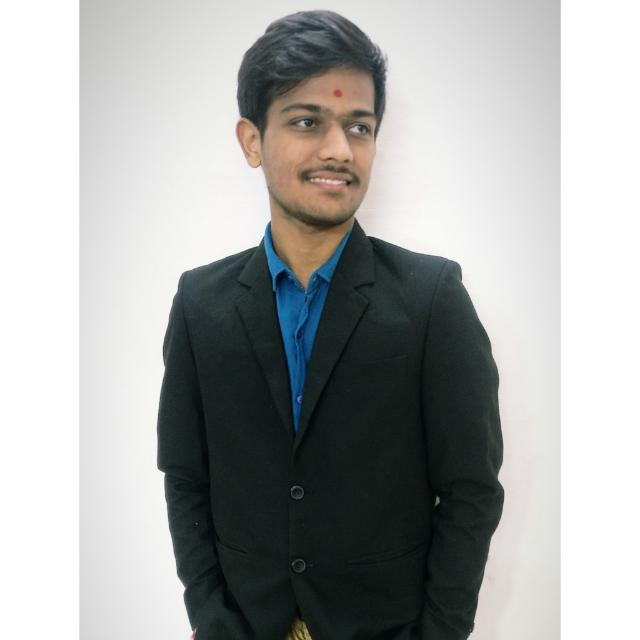
#> input picture resources/1.jpg, 640 x 640 px
$ python 02-otsu.py
#> lines starting #> are read from the running program, lines starting #| are printed output that depends on the picture; after the words box and inside, x2 and y2 are one past the last pixel; in counts of white or black regions, pixels touching at a corner belong together
import numpy as np
import cv2
from matplotlib import pyplot as plt

img = cv2.imread("../resources/1.jpg", 0)
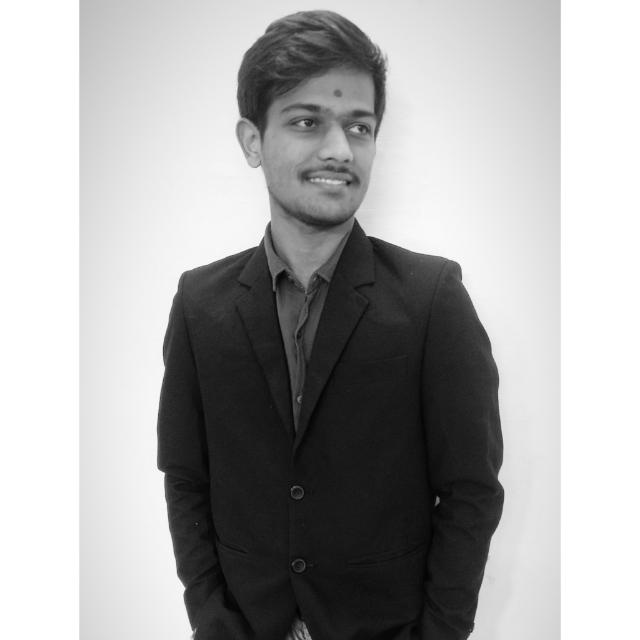
#> img: shape (640, 640); min 0, max 255, mean 168.6

ret, thresh1 = cv2.threshold(img, 0, 200, cv2.THRESH_BINARY + cv2.THRESH_OTSU)
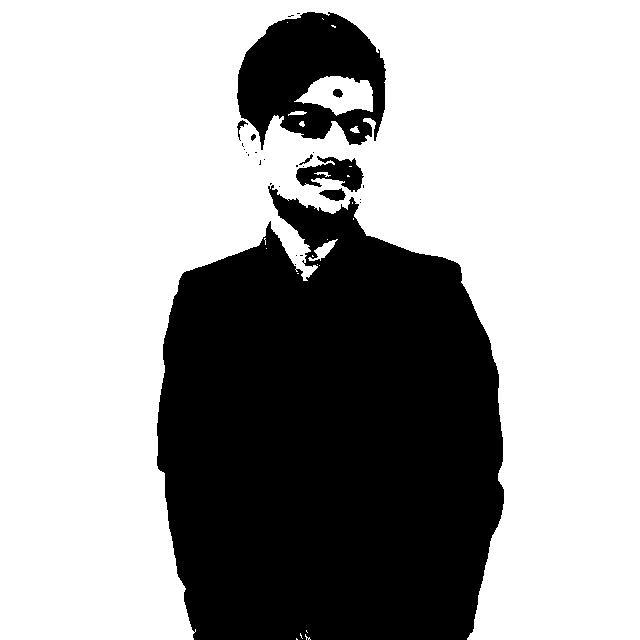
#> thresh1: shape (640, 640); values 0 (black) and 200 (white), 65.7% white; 28 black regions (20 under 20 px), largest, box (x1, y1, x2, y2) and area: (157, 185, 504, 640) 125771, (237, 12, 386, 150) 12885, (296, 156, 364, 192) 1300
#> ret = 137

ret, thresh2 = cv2.threshold(img, 0, 200, cv2.THRESH_BINARY_INV + cv2.THRESH_OTSU)

ret, thresh3 = cv2.threshold(img, 0, 255, cv2.THRESH_TRUNC + cv2.THRESH_OTSU)
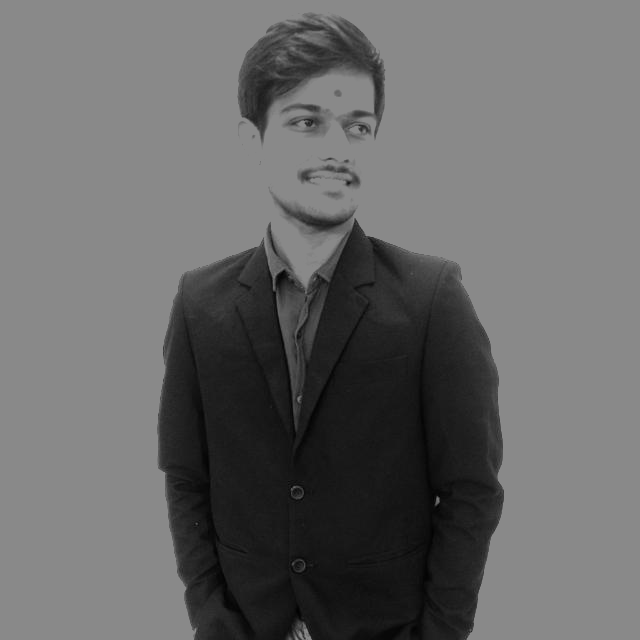
#> thresh3: shape (640, 640); min 0, max 137, mean 103.9

ret, thresh4 = cv2.threshold(img, 0, 255, cv2.THRESH_TOZERO + cv2.THRESH_OTSU)
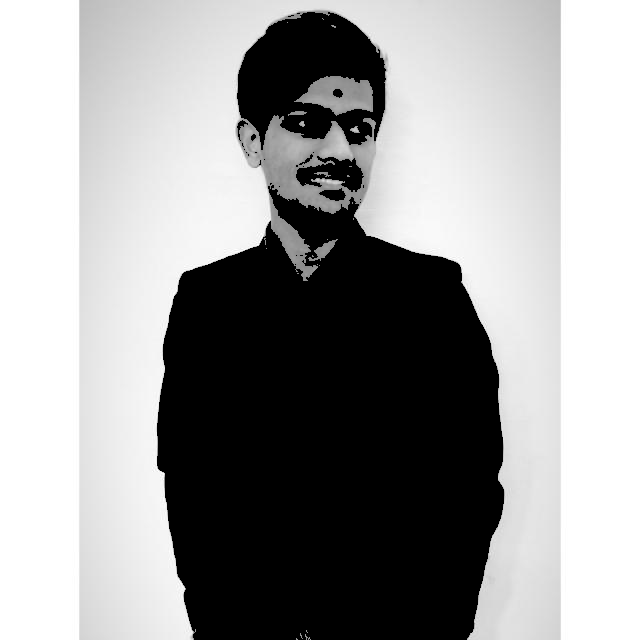
#> thresh4: shape (640, 640); min 0, max 255, mean 154.7

ret, thresh5 = cv2.threshold(img, 0, 255, cv2.THRESH_TOZERO_INV + cv2.THRESH_OTSU)
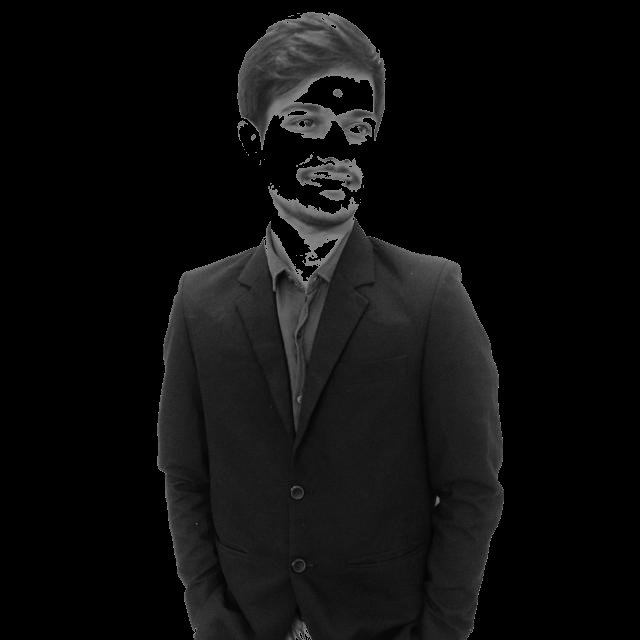
#> thresh5: shape (640, 640); min 0, max 137, mean 13.9

titles = ['Img', 'Binary', 'Binary Inv', 'Trunc', 'To Zero', 'To Zero Inv']
images = [img, thresh1, thresh2, thresh3, thresh4, thresh5]

for i in range(6):
    plt.subplot(2, 3, i + 1), plt.imshow(images[i], 'gray')
    plt.title(titles[i])
    plt.xticks([]), plt.yticks([])


###########################################################
# plt.show() shows following error.

# UserWarning: Matplotlib is currently using agg,
# which is a non-GUI backend, so cannot show the figure

# To Remove this error,
#  ======= sudo apt-get install python3-tk =======

plt.show()
############################################################

$ run again, with resources/2.jpg copied over resources/1.jpg
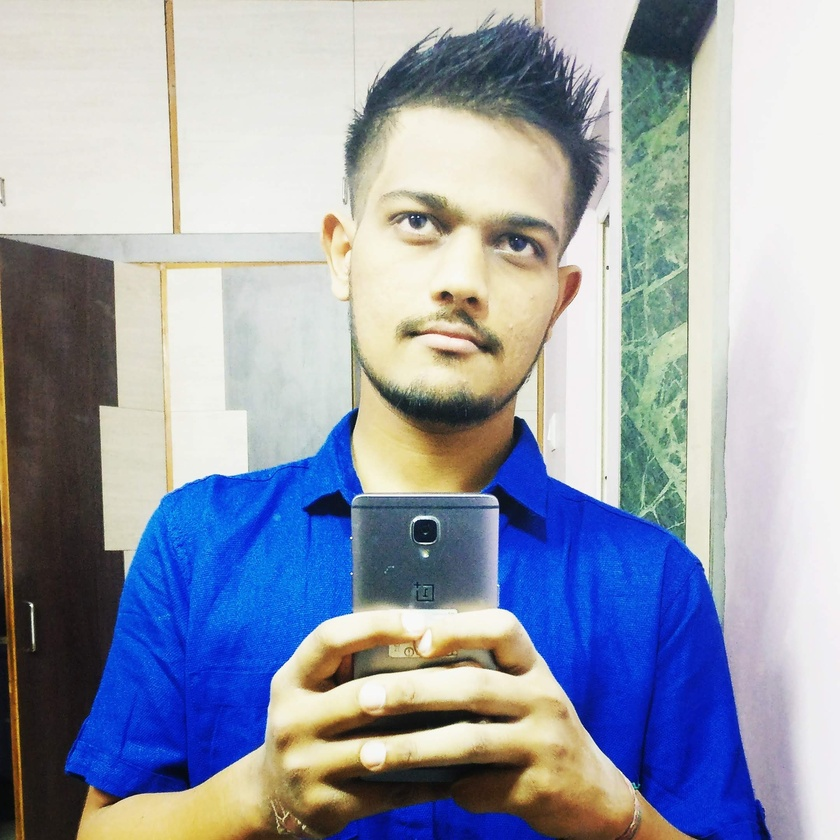
#> input picture resources/2.jpg, 840 x 840 px, shrunk from 2160 x 2160 before the run
#> `ret, thresh1 = cv2.threshold(img, 0, 200, cv2.THRESH_BINARY + cv2.THRE..`:
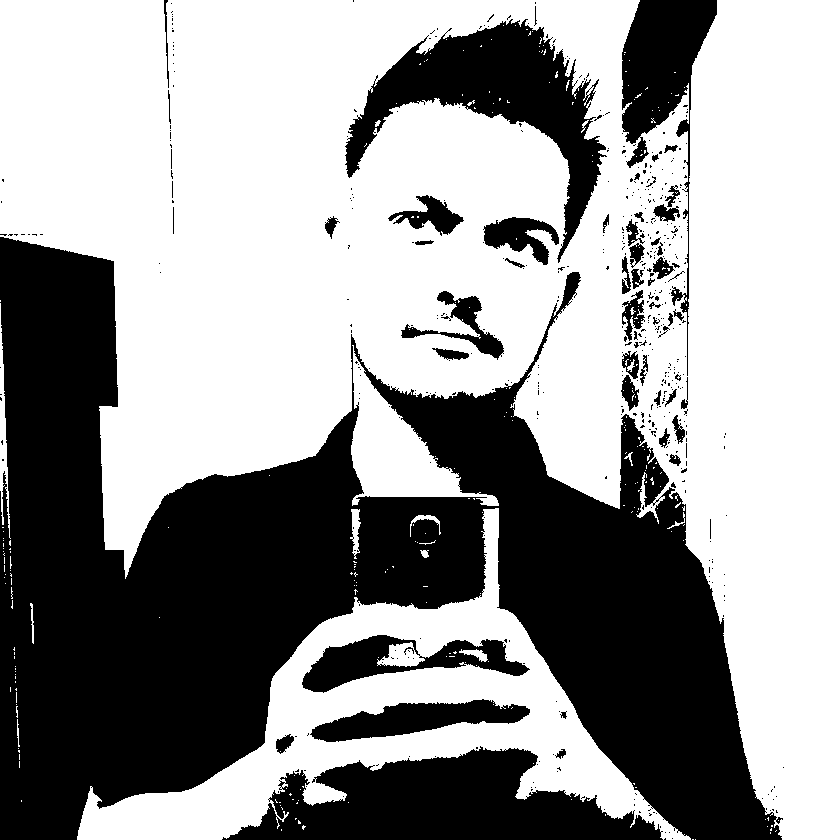
#> thresh1: shape (840, 840); values 0 (black) and 200 (white), 59.8% white; 512 black regions (455 under 20 px), largest, box (x1, y1, x2, y2) and area: (0, 237, 783, 840) 209000, (222, 746, 663, 840) 24110, (345, 19, 607, 263) 19336
#> ret = 142
#> `ret, thresh5 = cv2.threshold(img, 0, 255, cv2.THRESH_TOZERO_INV + cv2...`:
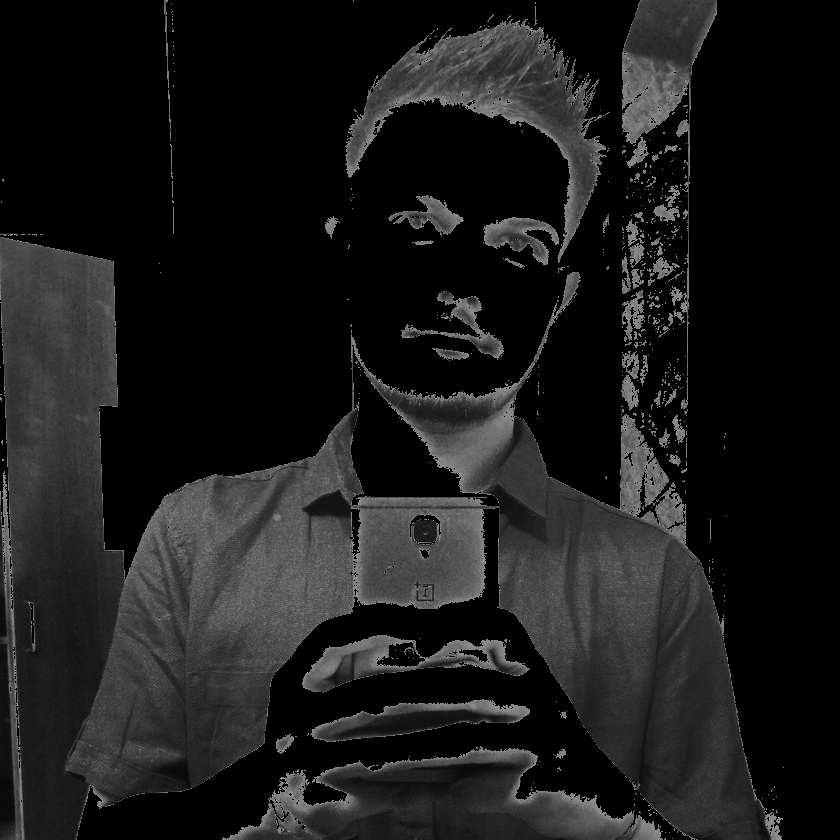
#> thresh5: shape (840, 840); min 0, max 142, mean 26.6

$ run again, with resources/4.jpg copied over resources/1.jpg
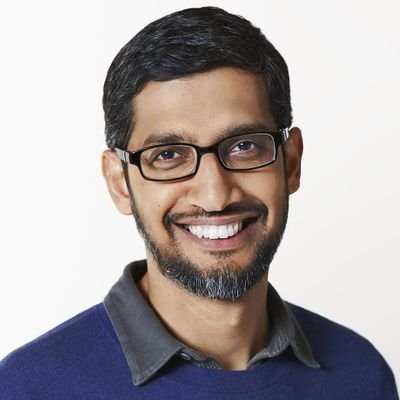
#> input picture resources/4.jpg, 400 x 400 px
#> `ret, thresh1 = cv2.threshold(img, 0, 200, cv2.THRESH_BINARY + cv2.THRE..`:
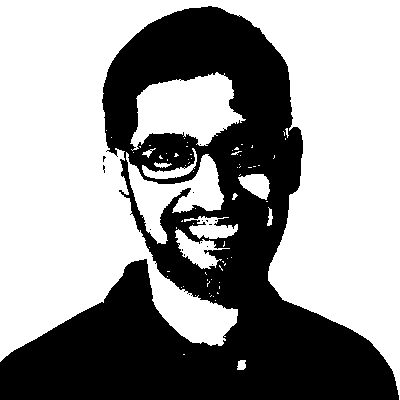
#> thresh1: shape (400, 400); values 0 (black) and 200 (white), 59.7% white; 16 black regions (15 under 20 px), largest, box (x1, y1, x2, y2) and area: (0, 6, 399, 400) 64440
#> ret = 149
#> `ret, thresh5 = cv2.threshold(img, 0, 255, cv2.THRESH_TOZERO_INV + cv2...`:
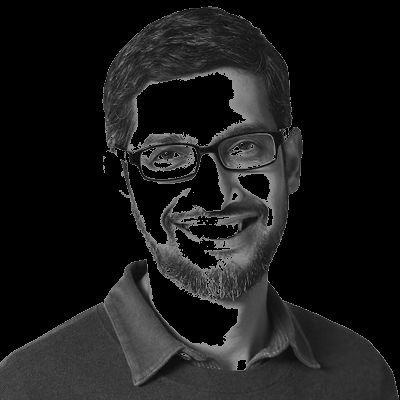
#> thresh5: shape (400, 400); min 0, max 149, mean 26.5

$ run again, with resources/6.jpg copied over resources/1.jpg
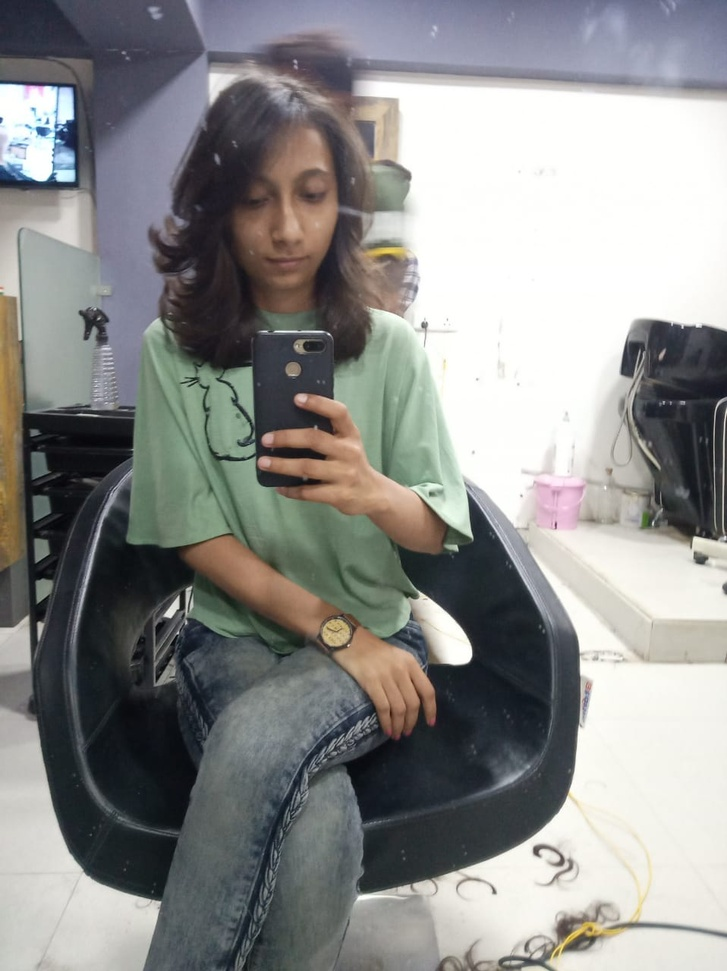
#> input picture resources/6.jpg, 727 x 971 px, shrunk from 958 x 1280 before the run
#> `ret, thresh1 = cv2.threshold(img, 0, 200, cv2.THRESH_BINARY + cv2.THRE..`:
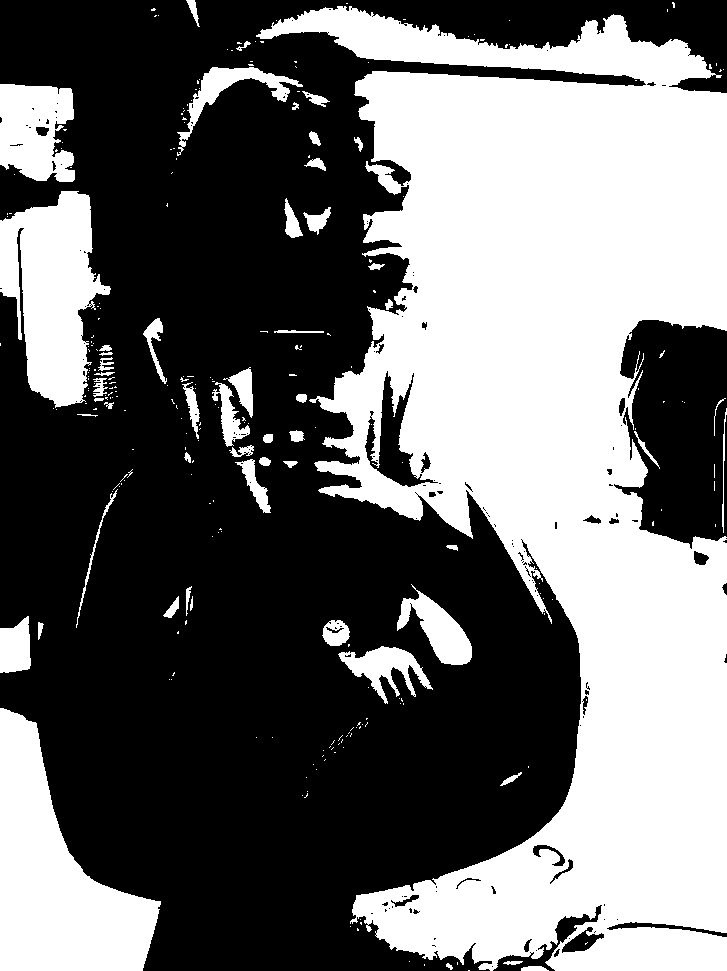
#> thresh1: shape (971, 727); values 0 (black) and 200 (white), 42.4% white; 267 white regions (213 under 20 px), largest, box (x1, y1, x2, y2) and area: (256, 6, 727, 971) 239638, (0, 708, 161, 971) 22205, (0, 191, 111, 408) 14732
#> ret = 151
#> `ret, thresh5 = cv2.threshold(img, 0, 255, cv2.THRESH_TOZERO_INV + cv2...`:
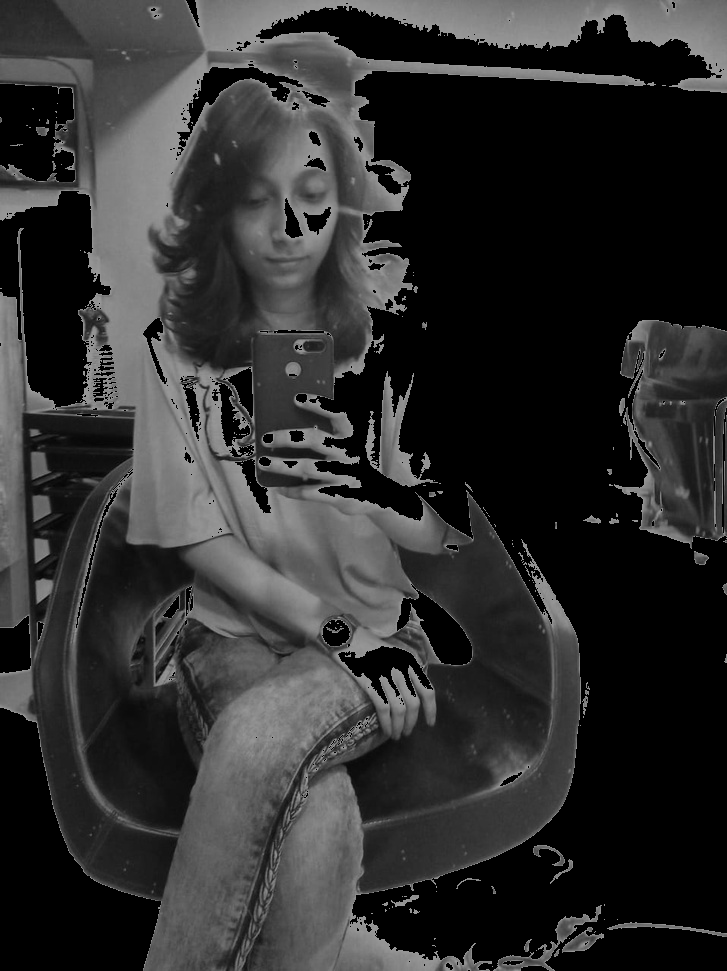
#> thresh5: shape (971, 727); min 0, max 151, mean 47
